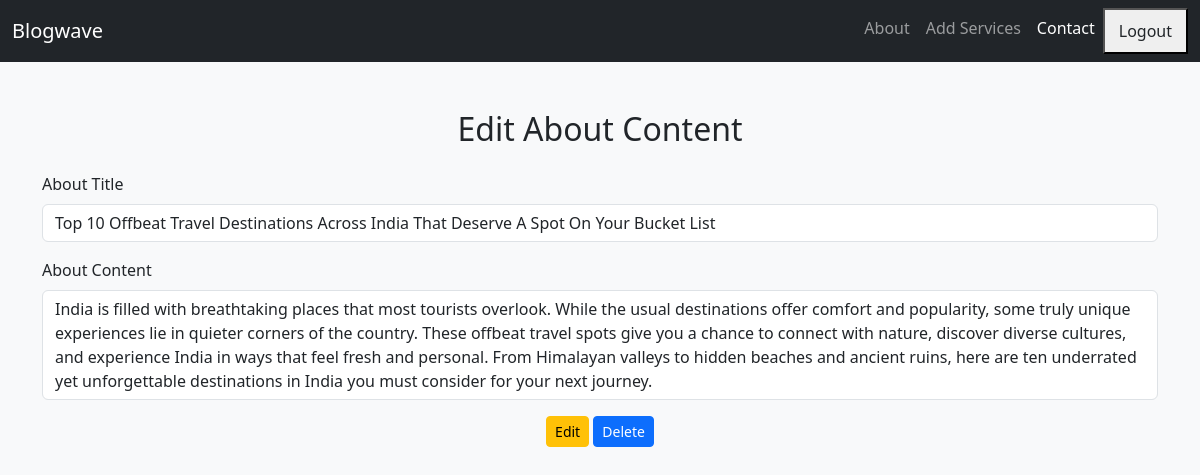
The page /admin/fetch_about.php (signed in) on the database its author committed.
### tables this page shows
CREATE TABLE `about_section` (
  `id` int(11) NOT NULL,
  `about_title` varchar(255) NOT NULL,
  `about_content` text NOT NULL,
  `created_at` timestamp NOT NULL DEFAULT current_timestamp()
);

### admin/fetch_about.php (the view, shortened to what this page needs)
<?php
include '../includes/db.php';
$sql = "SELECT * FROM about_section ";
$result = $conn->query($sql);
?>
<!DOCTYPE html>
<html lang="en">
<head>
    <link href="https://cdn.jsdelivr.net/npm/bootstrap@5.3.0/dist/css/bootstrap.min.css" rel="stylesheet">
</head>
<body class="bg-light">
    <?php
    include '../includes/admin_nav.php';
    ?>
    <div class="container mt-5">
        <h2 class="mb-4 text-center">Edit About Content</h2>
        <form>
            <div class="row">
                <?php if ($result->num_rows > 0): ?>
                    <?php while ($row = $result->fetch_assoc()): ?>
                        <div class="about com-md-9">
                            <div class="mb-3 ">
                                <label class="form-label">About Title</label>
                                <h3 name="about_title" class="form-control" required><?= htmlspecialchars($row['about_title']) ?></h3>
                            </div>
                            <div class="mb-3">
                                <label class="form-label">About Content</label>
                                <p name="about_content" class="form-control" rows="5" required><?= htmlspecialchars($row['about_content']) ?></p>
                            </div>
                            <div class="card-footer text-center">
                                <a href="edit_about.php?id=<?= $row['id'] ?>" class="btn btn-sm btn-warning">Edit</a>
                                <a href="delete.php?id=<?= $row['id'] ?>" class="btn btn-sm btn-primary">Delete</a>
                            </div>
                        </div>
                    <?php endwhile; ?>
                <?php else: ?>
                    <div class="alert alert-info text-center">No user records found.</div>
                <?php endif; ?>
            </div>
        </form>
    </div>
</body>
</html>

### rows shown on the page
about_section: about_title "Top 10 Offbeat Travel Destinations Across India That Deserve A Spot On Your Bucket List", about_content "India is filled with breathtaking places that most tourists overlook. While the usual destinations offer comfort and popularity, some truly unique experiences lie in quieter corners of the country. These offbeat travel spots give you a chance to connect with nature, discover diverse cultures, and experience India in ways that feel fresh and personal. From Himalayan valleys to hidden beaches and ancient ruins, here are ten underrated yet unforgettable destinations in India you must consider for your next journey."
